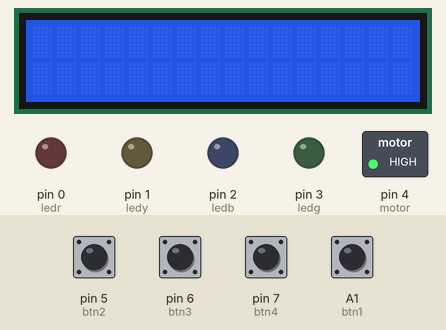
Bench run of a sketch on a simulated Arduino Uno, built with avr-gcc and run on an emulated ATmega328P. Shown: 16×2 character LCD, switched loads named in the sketch (green lamp = pin HIGH), output pins drawn as LEDs (lit = HIGH). The inputs (shaded band) are chosen by the test bench; at power-on: pin 5 (btn2), pin 6 (btn3), pin 7 (btn4) HIGH, A1 (btn1) LOW.

Above: at 1.2 s.
1.3 s: pin 5 (btn2) pulled LOW for 1.2 s
At 2.8 s:
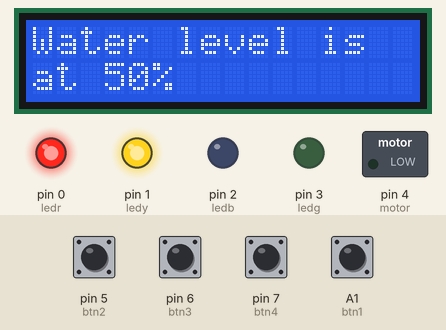
5.5 s: pin 6 (btn3) pulled LOW for 1.2 s
At 6.8 s:
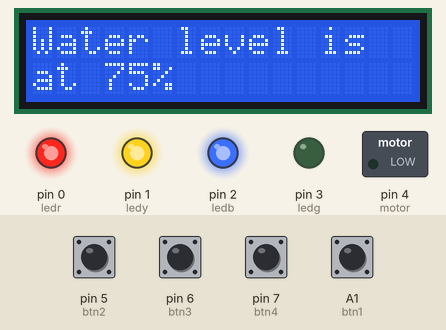
9.6 s: pin 7 (btn4) pulled LOW for 1.2 s
At 10.9 s:
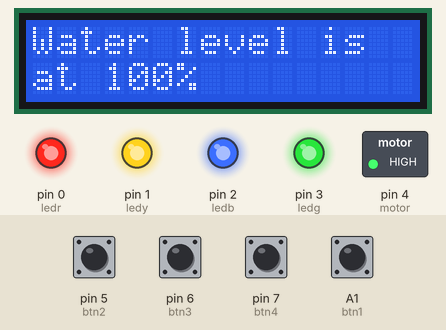
13.6 s: A1 (btn1) pulled HIGH for 1.2 s
At 14.6 s:
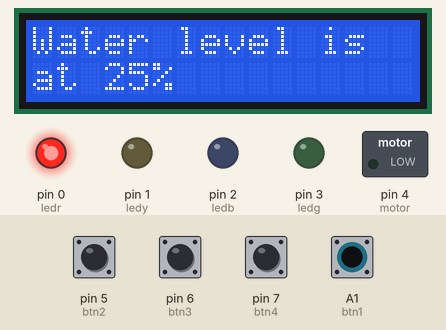
Timing chart, 0 to 17.6 s (numbered marks = the images above; inputs shaded):
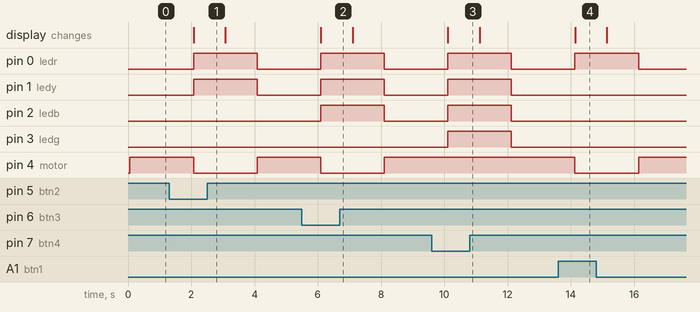

Measured:
- after the input at 1.3 s, pin 0 (ledr), pin 1 (ledy): LOW → HIGH after 0.77 s, → LOW 2.0 s later; pin 4 (motor): HIGH → LOW after 0.77 s, → HIGH 2.0 s later; the display: changes after 0.78 s (image 1)
- after the input at 5.5 s, pin 0 (ledr), pin 1 (ledy), pin 2 (ledb): LOW → HIGH after 0.59 s, → LOW 2.0 s later; pin 4 (motor): HIGH → LOW after 0.59 s, → HIGH 2.0 s later; the display: changes after 0.60 s (image 2)
- after the input at 9.6 s, pin 0 (ledr), pin 1 (ledy), pin 2 (ledb), pin 3 (ledg): LOW → HIGH after 0.51 s, → LOW 2.0 s later; the display: changes after 0.51 s (image 3)
- after the input at 13.6 s, pin 0 (ledr): LOW → HIGH after 0.53 s, → LOW 2.0 s later; pin 4 (motor): HIGH → LOW after 0.53 s, → HIGH 2.0 s later; the display: changes after 0.53 s (image 4)

The sketch:

sketch_oct18c.ino
```cpp
#include<LiquidCrystal.h>
LiquidCrystal lcd(13,12,11,10,9,8);
int ledr=0;
int ledy=1;
int ledb=2;
int ledg=3;
int motor = 4;
int btn1 = A1;
int btn2 = 5;
int btn3 = 6;
int btn4 = 7;
void setup()
{
  pinMode(ledr, OUTPUT);
  pinMode(ledy, OUTPUT);
  pinMode(ledb, OUTPUT);
  pinMode(ledg, OUTPUT);
  pinMode(motor,OUTPUT);
  pinMode(btn1 , INPUT);
  pinMode(btn2 , INPUT);
  pinMode(btn3 , INPUT);
  pinMode(btn4 , INPUT);
  lcd.begin(16,2);
}

void loop()
{
    digitalWrite(ledr, LOW);
    digitalWrite(ledy, LOW);
    digitalWrite(ledb, LOW);
    digitalWrite(ledg, LOW);
    digitalWrite(motor ,HIGH);


  int btn1_press = digitalRead(btn1);
  int btn2_press = digitalRead(btn2);
  int btn3_press = digitalRead(btn3);
  int btn4_press = digitalRead(btn4);

   if (btn1_press == HIGH){

     digitalWrite(motor , LOW);
     digitalWrite(ledr, HIGH);
     lcd.setCursor(0,0);
     lcd.print("Water level is   ");
     lcd.setCursor(0,1);
     lcd.print("at 25%           ");
    delay(1000);
    }

   else if (btn2_press == LOW){

     digitalWrite(motor ,LOW);
     digitalWrite(ledr, HIGH);
     digitalWrite(ledy, HIGH);
     lcd.setCursor(0,0);
     lcd.print("Water level is   ");
     lcd.setCursor(0,1);
     lcd.print("at 50%           ");
     delay(1000);
    }
   else if (btn3_press == LOW){

     digitalWrite(motor ,LOW);
     digitalWrite(ledr, HIGH);
     digitalWrite(ledy, HIGH);
     digitalWrite(ledb, HIGH);
     lcd.setCursor(0,0);
     lcd.print("Water level is   ");
     lcd.setCursor(0,1);
     lcd.print("at 75%           ");
     delay(1000);
    }
   else if (btn4_press == LOW){

     digitalWrite(motor ,HIGH);
     digitalWrite(ledr, HIGH);
     digitalWrite(ledy, HIGH);
     digitalWrite(ledb, HIGH);
     digitalWrite(ledg, HIGH);
     lcd.setCursor(0,0);
     lcd.print("Water level is   ");
     lcd.setCursor(0,1);
     lcd.print("at 100%          ");
     delay(1000);
    }


     lcd.setCursor(0,0);
     lcd.print("                 ");
     lcd.setCursor(0,1);
     lcd.print("                 ");
     delay(1000);
}
```
